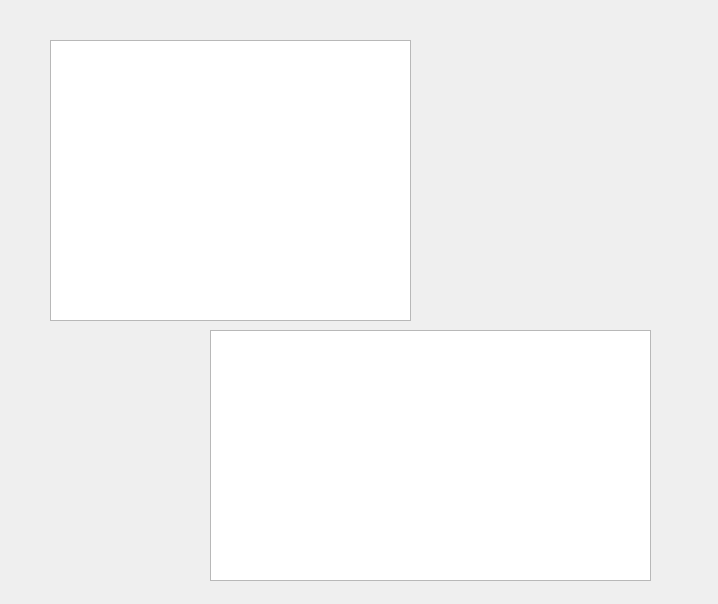
<?xml version="1.0" encoding="UTF-8"?>
<ui version="4.0">
 <class>Widget</class>
 <widget class="QWidget" name="Widget">
  <property name="geometry">
   <rect>
    <x>0</x>
    <y>0</y>
    <width>718</width>
    <height>604</height>
   </rect>
  </property>
  <property name="windowTitle">
   <string>Widget</string>
  </property>
  <widget class="PlotWidget" name="plotter">
   <property name="geometry">
    <rect>
     <x>50</x>
     <y>40</y>
     <width>361</width>
     <height>281</height>
    </rect>
   </property>
  </widget>
  <widget class="ImageView" name="imager">
   <property name="geometry">
    <rect>
     <x>210</x>
     <y>330</y>
     <width>441</width>
     <height>251</height>
    </rect>
   </property>
  </widget>
 </widget>
 <layoutdefault spacing="6" margin="11"/>
 <customwidgets>
  <customwidget>
   <class>PlotWidget</class>
   <extends>QGraphicsView</extends>
   <header>pyqtgraph</header>
  </customwidget>
  <customwidget>
   <class>ImageView</class>
   <extends>QGraphicsView</extends>
   <header>pyqtgraph</header>
  </customwidget>
 </customwidgets>
 <resources/>
 <connections/>
</ui>
